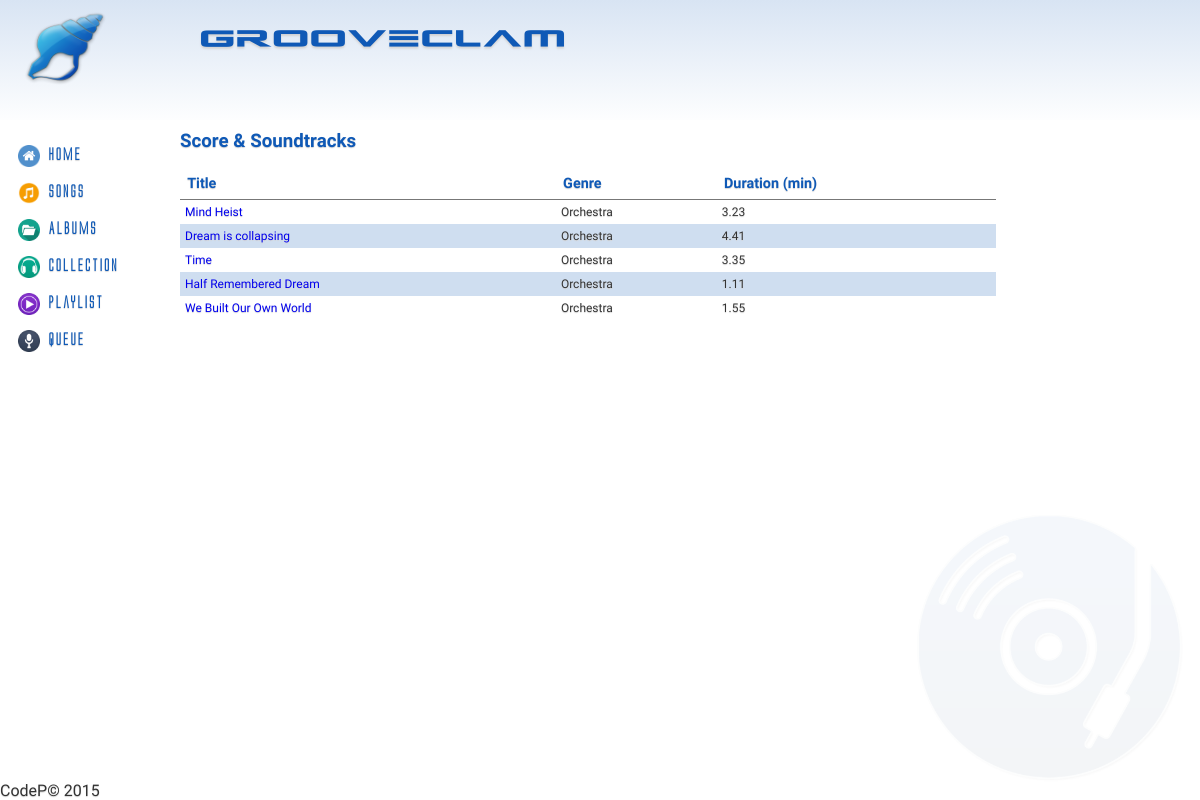
Page /?controller=playlist&action=index&id=1 on the committed database.
### tables this page shows
CREATE TABLE IF NOT EXISTS `Playlist` (
	`IdPlaylist` INT(11) NOT NULL AUTO_INCREMENT,
	`IdUser` INT(11) NOT NULL,
	`Name` VARCHAR(40) NOT NULL,
	PRIMARY KEY(`IdPlaylist`),
	FOREIGN KEY(`IdUser`) REFERENCES User(`IdUser`) ON DELETE CASCADE ON UPDATE CASCADE
);

CREATE TABLE IF NOT EXISTS `Song` (
	`IdSong` INT(11) NOT NULL AUTO_INCREMENT,
	`IdAlbum` INT(11) NOT NULL,
	`Title` VARCHAR(140) NOT NULL,
	`Genre` VARCHAR(40) NOT NULL,
	`Duration` FLOAT,
	`IdImage` INT(11) NOT NULL,
	PRIMARY KEY(`IdSong`),
	FOREIGN KEY(`IdAlbum`) REFERENCES Album(`IdAlbum`) ON DELETE CASCADE ON UPDATE CASCADE,
	FOREIGN KEY(`IdImage`) REFERENCES Cover(`IdImage`) ON DELETE CASCADE ON UPDATE CASCADE
);

### index.php (called while the page is built, shortened)
<?php
if(isset($_GET['controller']) && isset($_GET['action'])) {
	$controller = $_GET['controller'];
	$action = $_GET['action'];
} else {
	$controller = 'pages';
	$action = 'home';
}
require_once('views/layout.php');
?>

### controllers/playlist_controller.php (called while the page is built, shortened)
<?php
class PlaylistController {
	public function index() {
		$playlist = Playlist::find($_GET['id']);
		require_once('views/playlist/index.php');
	}
}
?>

### models/playlist.php (called while the page is built, shortened)
<?php
require_once('song.php');
class Playlist {
	private $name;
	private $songs;
	public function __construct($id, $name, $songs) {
		$this->name = $name;
		$this->songs = $songs;
	}
	public function name() {
		return $this->name;
	}
	public function songs() {
		return $this->songs;
	}
	public static function find($id) {
		$songlist = array();
		$db = Db::getInstance();
		$id = intval($id);
		$req = $db->prepare('SELECT pl.IdPlaylist, pl.Name, s.*, a.Author, a.Title as AlbumTitle FROM Song s INNER JOIN PlaylistSong p ON(s.IdSong = p.IdSong) INNER JOIN Playlist pl ON(pl.IdPlaylist = p.IdPlaylist) INNER JOIN Album a ON(s.IdAlbum = a.IdAlbum) WHERE pl.IdPlaylist = :id');
		$req->execute(array('id' => $id));
		foreach($req->fetchAll() as $song) {
			$songlist[] = new Song($song['IdSong'], $song['Title'], $song['Genre'], $song['Duration'], $song['Author'], $song['IdAlbum'], $song['AlbumTitle']);
		}
		return new Playlist($song['IdPlaylist'], $song['Name'], $songlist);
	}
}
?>

### models/song.php (called while the page is built, shortened)
<?php
class Song {
	private $id;
	private $title;
	private $genre;
	private $duration;
	public function __construct($id, $title, $genre, $duration, $author, $idalbum, $album) {
		$this->id = $id;
		$this->title = $title;
		$this->genre = $genre;
		$this->duration = $duration;
	}
	public function id() {
		return $this->id;
	}
	public function title() {
		return $this->title;
	}
	public function genre() {
		return $this->genre;
	}
	public function duration() {
		return $this->duration;
	}
}
?>

### views/playlist/index.php (the view)
<h3><?php echo $playlist->name(); ?></h3>
<table class="table">
<thead>
	<tr>
		<th>Title</th>
		<th>Genre</th>
		<th>Duration (min)</th>
	</tr>
</thead>
<tbody>
<?php foreach($playlist->songs() as $song) { ?>
	<tr>
		<td><a href='?controller=songs&action=show&id=<?php echo $song->id(); ?>'><?php echo $song->title(); ?></a></td>
		<td><?php echo $song->genre(); ?></td>
		<td><?php echo $song->duration(); ?></td>
	</tr>
<?php } ?>
</tbody>
</table>

### views/layout.php (shortened to what this page needs)
<!DOCTYPE html>
<html>
<head>
<link rel="stylesheet" type="text/css" href="css/style.css">
</head>
<body>
	<header>
		<img src="img/blueseashell.png" alt="">
		<h1>Grooveclam</h1>
	</header>
	<div class="content">
		<nav>
			<ul>
				<li><img src="img/home.png" alt=""><a href='/basidati/~abaldan'>Home</a></li>
				<li><img src="img/music.png" alt=""><a href='?controller=songs&action=index'>Songs</a></li>
				<li><img src="img/folder-icon.png" alt=""><a href='?controller=albums&action=index'>Albums</a></li>
				<li><img src="img/music-icon.png" alt=""><a href='?controller=collection&action=index&id=1'>Collection</a></li>
				<li><img src="img/poweramp-icon.png" alt=""><a href='?controller=playlist&action=index&id=1'>Playlist</a></li>
				<li><img src="img/mic-icon.png" alt=""><a href='?controller=queue&action=index&id=1'>Queue</a></li>
			</ul>
		</nav>
		<main>
		<?php require_once('routes.php') ?>
		</main>
	</div>
	<footer>
		CodeP&copy; 2015
	</footer>
</body>
</html>

### routes.php (shortened to what this page needs)
<?php
function call($controller, $action) {
	switch($controller) {
		case 'playlist':
			require_once('models/playlist.php');
			$controller = new PlayListController();
		break;
	}
	$controller->{$action}();
}
$controllers = array(
	'pages' => array('home', 'error'),
	'songs' => array('index', 'show'),
	'albums' => array('index', 'show'),
	'playlist' => array('index'),
	'collection' => array('index'),
	'queue' => array('index')
);
if(array_key_exists($controller, $controllers)) {
	if(in_array($action, $controllers[$controller])) {
		call($controller, $action);
	} else {
		call('pages', 'error');
	}
} else {
	call('pages', 'error');
}
?>

### css/style.css (style rules this page uses)
* { margin: 0; }
html, body { font-family: Grumpy; height: 100%; }
body { background: #ffffff url('../img/cd_music_w.png') no-repeat bottom right; background-size: 25%; color: #333; text-shadow: 0px 1px 1px #d4d4d4; }
a { text-decoration: none; }
h1, h2, h3, h4, h5 { color: rgb(15, 89, 182); }
.content { height: 85%; }
.content nav { float: left; width: 15%; }
.content nav ul { list-style: none; display: block; padding: 10px 0px 0px 18px; }
.content nav ul li { margin: 15px 0px; }
.content nav ul li a { -webkit-transition: all 0.2s ease-out; transition: all 0.2s ease-out; font-family: alien; color: rgb(15, 89, 182); font-weight: 600; }
.content nav ul li img { width: 22px; margin-right: 8px; vertical-align: middle; }
main { margin-top:10px; float: left; width: 85%; }
header { height: 15%; background: linear-gradient(to top, rgba(15, 89, 182, 0) -5%, rgba(15, 89, 182, .3) 190%); }
header img { float: left; width: 100px; height: 95px; padding-left: 15px; }
header h1 { position: relative; padding-left: 200px; padding-top: 20px; font-family: aliens; font-size: 1.650em; color: rgb(15, 89, 182); letter-spacing: 3px; text-shadow: 0 2px 2px #d4d4d4; }
footer { position: fixed; bottom: 0; }
.table { width:80%; border-collapse: collapse; margin-top: 1em; }
.table th { border-bottom: 1px solid #777; text-align: left; padding: .5em; font-size: .9em; color: rgb(15, 89, 182); }
.table td { padding: 5px; font-size: .75em; }
.table tr:nth-child(2n+2) { background-color: rgba(15, 89, 182, .2); }

### rows in the picture
playlist: Name "Score & Soundtracks"
song: Title "Mind Heist", Genre "Orchestra", Duration "3.23"
song: Title "Dream is collapsing", Genre "Orchestra", Duration "4.41"
song: Title "Time", Genre "Orchestra", Duration "3.35"
song: Title "Half Remembered Dream", Genre "Orchestra", Duration "1.11"
song: Title "We Built Our Own World", Genre "Orchestra", Duration "1.55"
